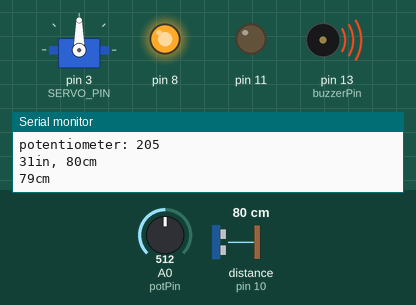
The sketch below on a simulated Arduino Uno, built with avr-gcc and run on an emulated ATmega328P. Shown: servo, output pins drawn as LEDs (lit = HIGH), buzzer (waves = sounding), the last lines printed to the serial monitor. Wiring (inferred from the names in the program): ultrasonic range finder: trigger pin 9; echo pin 10. The inputs (shaded band) are chosen by the test bench; at power-on: distance to the obstacle (sensor on pin 10) 80 cm, A0 (potPin) = 512. The echo pulse lasts 58.3 µs per cm; pins used as bus, display or sensor lines are not drawn.

Above: at 1.2 s.
1.3 s: distance to the obstacle (sensor on pin 10) set to 202 cm
2.8 s: distance to the obstacle (sensor on pin 10) set to 210 cm
At 4.2 s:
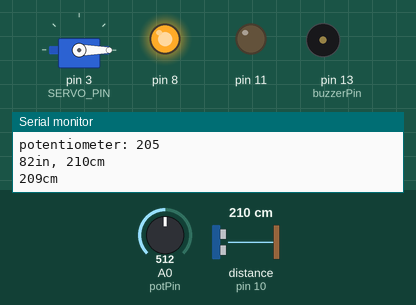
4.5 s: distance to the obstacle (sensor on pin 10) set to 2 cm
At 5.6 s:
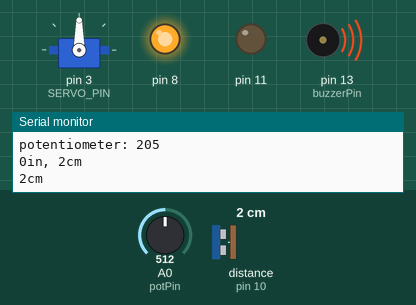
6.2 s: distance to the obstacle (sensor on pin 10) set to 299 cm
At 6.7 s:
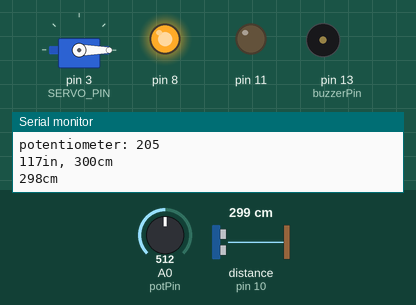
7.8 s: A0 (potPin) set to 251
10.8 s: A0 (potPin) set to 229
Timing chart, 0 to 13.3 s (numbered marks = the images above; inputs shaded):
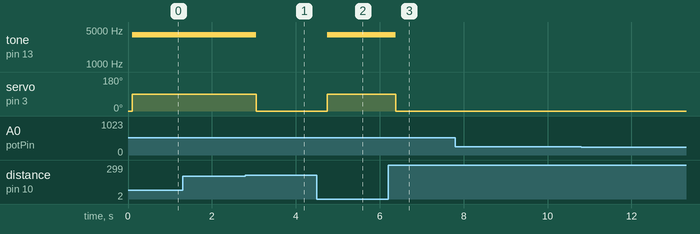

The sketch:

SmartDustbin_6EV_Mahmudul_Kabir.ino
```cpp
/*
 * Project for LSCC Science Fair 2025
 *
 * https://github.com/kazi-rakib/RoboticsClub/Projects/ScienceFair25
 *
 * by Rakib Hasan
 */
#define SERVO_PIN 3

#include <Servo.h>

Servo myservo;
int pos = 0;

const int servoPin = SERVO_PIN;
const int trigPin = 9;
const int echoPin = 10;
const int buzzerPin = 13;

int potPin = A0;  // analog pin used to connect the potentiometer
int potValue = 10;    // variable to read the value from the analog pin


long duration, distance;

void setup() {
  myservo.attach(servoPin);
  myservo.write(pos);

  pinMode(11, OUTPUT);
  pinMode(8, OUTPUT);
  pinMode(LED_BUILTIN, OUTPUT); // for LED indicator

  digitalWrite(11, LOW); // optional, for sonar sensor
  digitalWrite(8, HIGH); // optional, for sonar sensor

  pinMode(buzzerPin, OUTPUT);
  pinMode(trigPin, OUTPUT);
  pinMode(echoPin, INPUT);
  Serial.begin(9600);
}

void loop() {
  digitalWrite(trigPin, LOW);
  delayMicroseconds(2);
  digitalWrite(trigPin, HIGH);
  delayMicroseconds(10);
  digitalWrite(trigPin, LOW);

  duration = pulseIn(echoPin, HIGH);
  distance = (duration*.0343)/2; // in cm
  // distance = (duration*AIR_SPEED)/2; // in cm
  delay(100);

  potValue = analogRead(potPin);            // reads the value of the potentiometer (value between 0 and 1023)
  potValue = map(potValue, 0, 1023, 10, 400);     // scale it for use with the servo (value between 0 and 180)


  if (distance < potValue){
    digitalWrite(13, HIGH);
    tone(buzzerPin, 4000);
    myservo.write(90);

  } else {
    digitalWrite(13, LOW);
    noTone(buzzerPin);
    myservo.write(0);
  }


  /// FOR DEBUGGING
  // /*
  // convert the time into a distance
  int inches = microsecondsToInches(duration);
  int cm = microsecondsToCentimeters(duration);

  Serial.print("potentiometer: ");
  Serial.println(potValue);

  Serial.print(inches);
  Serial.print("in, ");
  Serial.print(cm);
  Serial.print("cm");
  Serial.println();
  Serial.print(distance);
  Serial.print("cm");
  Serial.println();


  delay(100);
  // */
}


long microsecondsToInches(long microseconds) {
  // According to Parallax's datasheet for the PING))), there are 73.746
  // microseconds per inch (i.e. sound travels at 1130 feet per second).
  // This gives the distance travelled by the ping, outbound and return,
  // so we divide by 2 to get the distance of the obstacle.
  // See: https://www.parallax.com/package/ping-ultrasonic-distance-sensor-downloads/
  return microseconds / 74 / 2;
}

long microsecondsToCentimeters(long microseconds) {
  // The speed of sound is 340 m/s or 29 microseconds per centimeter.
  // The ping travels out and back, so to find the distance of the object we
  // take half of the distance travelled.
  return microseconds / 29 / 2;
}
```

Measured:
- the behaviour switches between 205 and 206 cm on distance to the obstacle (sensor on pin 10) (found by bisection; images 0 and 1)
- after the input at 2.8 s, tone on pin 13 (buzzerPin): 4000 Hz → silent after 0.25 s; servo on pin 3 (SERVO_PIN): 90° → 0° after 0.25 s
- after the input at 4.5 s, tone on pin 13 (buzzerPin): silent → 4000 Hz after 0.25 s; servo on pin 3 (SERVO_PIN): 0° → 90° after 0.25 s
- after the input at 6.2 s, tone on pin 13 (buzzerPin): 4000 Hz → silent after 0.18 s; servo on pin 3 (SERVO_PIN): 90° → 0° after 0.18 s
